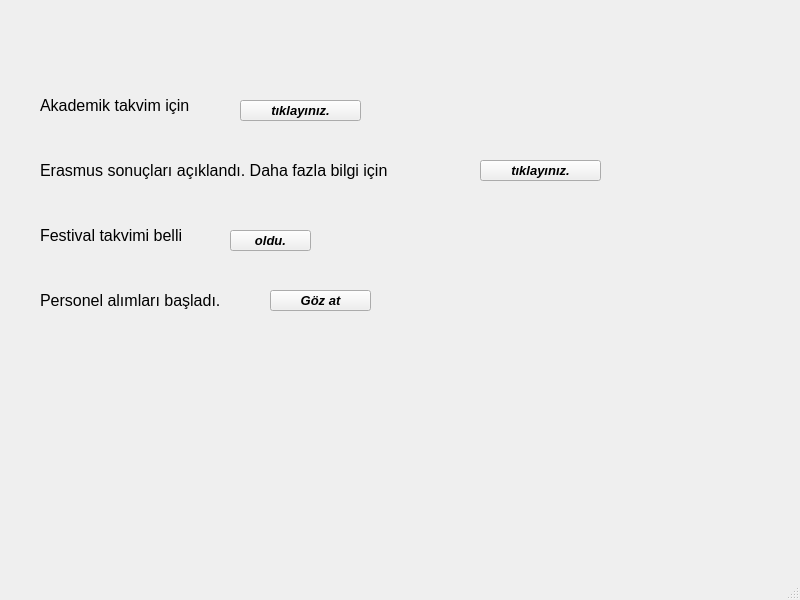
<?xml version="1.0" encoding="UTF-8"?>
<ui version="4.0">
 <class>MainWindow</class>
 <widget class="QMainWindow" name="MainWindow">
  <property name="geometry">
   <rect>
    <x>0</x>
    <y>0</y>
    <width>800</width>
    <height>600</height>
   </rect>
  </property>
  <property name="windowTitle">
   <string>MainWindow</string>
  </property>
  <widget class="QWidget" name="centralwidget">
   <widget class="QPushButton" name="pushButton">
    <property name="geometry">
     <rect>
      <x>240</x>
      <y>100</y>
      <width>121</width>
      <height>21</height>
     </rect>
    </property>
    <property name="font">
     <font>
      <pointsize>10</pointsize>
      <weight>75</weight>
      <italic>true</italic>
      <bold>true</bold>
      <underline>false</underline>
      <strikeout>false</strikeout>
     </font>
    </property>
    <property name="text">
     <string>tıklayınız.</string>
    </property>
   </widget>
   <widget class="QLabel" name="label">
    <property name="geometry">
     <rect>
      <x>40</x>
      <y>80</y>
      <width>261</width>
      <height>51</height>
     </rect>
    </property>
    <property name="font">
     <font>
      <pointsize>12</pointsize>
     </font>
    </property>
    <property name="text">
     <string>Akademik takvim için </string>
    </property>
   </widget>
   <widget class="QLabel" name="label_2">
    <property name="geometry">
     <rect>
      <x>40</x>
      <y>150</y>
      <width>441</width>
      <height>41</height>
     </rect>
    </property>
    <property name="font">
     <font>
      <pointsize>12</pointsize>
     </font>
    </property>
    <property name="text">
     <string>Erasmus sonuçları açıklandı. Daha fazla bilgi için </string>
    </property>
   </widget>
   <widget class="QLabel" name="label_3">
    <property name="geometry">
     <rect>
      <x>40</x>
      <y>220</y>
      <width>191</width>
      <height>31</height>
     </rect>
    </property>
    <property name="font">
     <font>
      <pointsize>12</pointsize>
     </font>
    </property>
    <property name="text">
     <string>Festival takvimi belli </string>
    </property>
   </widget>
   <widget class="QPushButton" name="pushButton_4">
    <property name="geometry">
     <rect>
      <x>270</x>
      <y>290</y>
      <width>101</width>
      <height>21</height>
     </rect>
    </property>
    <property name="font">
     <font>
      <pointsize>10</pointsize>
      <weight>75</weight>
      <italic>true</italic>
      <bold>true</bold>
      <underline>false</underline>
      <strikeout>false</strikeout>
     </font>
    </property>
    <property name="text">
     <string>Göz at</string>
    </property>
   </widget>
   <widget class="QPushButton" name="pushButton_3">
    <property name="geometry">
     <rect>
      <x>230</x>
      <y>230</y>
      <width>81</width>
      <height>21</height>
     </rect>
    </property>
    <property name="font">
     <font>
      <pointsize>10</pointsize>
      <weight>75</weight>
      <italic>true</italic>
      <bold>true</bold>
      <underline>false</underline>
      <strikeout>false</strikeout>
     </font>
    </property>
    <property name="text">
     <string>oldu.</string>
    </property>
   </widget>
   <widget class="QLabel" name="label_4">
    <property name="geometry">
     <rect>
      <x>40</x>
      <y>280</y>
      <width>231</width>
      <height>41</height>
     </rect>
    </property>
    <property name="font">
     <font>
      <pointsize>12</pointsize>
     </font>
    </property>
    <property name="text">
     <string>Personel alımları başladı. </string>
    </property>
   </widget>
   <widget class="QPushButton" name="pushButton_2">
    <property name="geometry">
     <rect>
      <x>480</x>
      <y>160</y>
      <width>121</width>
      <height>21</height>
     </rect>
    </property>
    <property name="font">
     <font>
      <pointsize>10</pointsize>
      <weight>75</weight>
      <italic>true</italic>
      <bold>true</bold>
      <underline>false</underline>
      <strikeout>false</strikeout>
     </font>
    </property>
    <property name="text">
     <string>tıklayınız.</string>
    </property>
   </widget>
  </widget>
  <widget class="QStatusBar" name="statusbar"/>
 </widget>
 <resources/>
 <connections/>
</ui>
